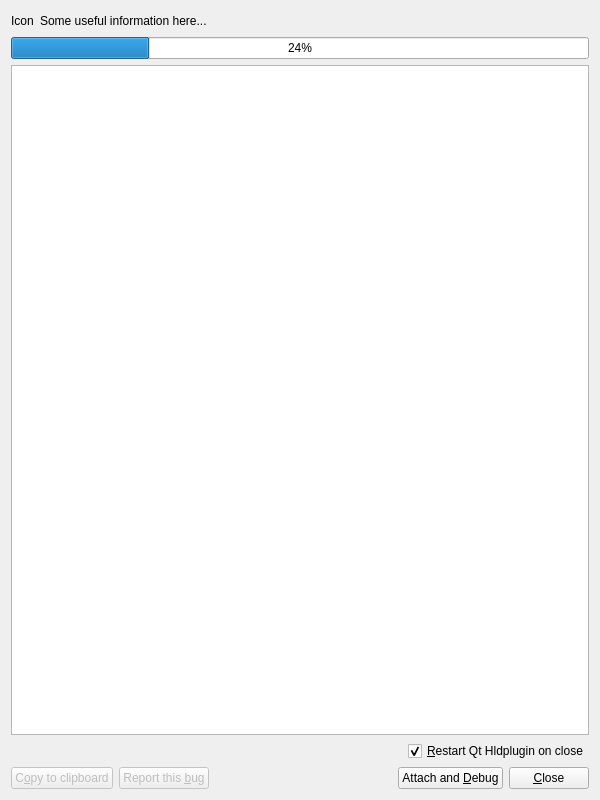
<?xml version="1.0" encoding="UTF-8"?>
<ui version="4.0">
 <class>CrashHandlerDialog</class>
 <widget class="QDialog" name="CrashHandlerDialog">
  <property name="geometry">
   <rect>
    <x>0</x>
    <y>0</y>
    <width>600</width>
    <height>800</height>
   </rect>
  </property>
  <property name="minimumSize">
   <size>
    <width>500</width>
    <height>300</height>
   </size>
  </property>
  <property name="windowTitle">
   <string>Dialog</string>
  </property>
  <layout class="QVBoxLayout" name="verticalLayout">
   <item>
    <layout class="QHBoxLayout" name="horizontalLayout_2">
     <property name="sizeConstraint">
      <enum>QLayout::SetDefaultConstraint</enum>
     </property>
     <item>
      <widget class="QLabel" name="iconLabel">
       <property name="text">
        <string>Icon</string>
       </property>
      </widget>
     </item>
     <item>
      <widget class="QLabel" name="introLabel">
       <property name="text">
        <string>Some useful information here...</string>
       </property>
       <property name="textInteractionFlags">
        <set>Qt::LinksAccessibleByMouse|Qt::TextSelectableByMouse</set>
       </property>
      </widget>
     </item>
     <item>
      <spacer name="horizontalSpacer_2">
       <property name="orientation">
        <enum>Qt::Horizontal</enum>
       </property>
       <property name="sizeHint" stdset="0">
        <size>
         <width>40</width>
         <height>20</height>
        </size>
       </property>
      </spacer>
     </item>
    </layout>
   </item>
   <item>
    <widget class="QProgressBar" name="progressBar">
     <property name="value">
      <number>24</number>
     </property>
    </widget>
   </item>
   <item>
    <widget class="QTextEdit" name="debugInfoEdit"/>
   </item>
   <item alignment="Qt::AlignRight">
    <widget class="QCheckBox" name="restartAppCheckBox">
     <property name="text">
      <string>&amp;Restart Qt Hldplugin on close</string>
     </property>
     <property name="checked">
      <bool>true</bool>
     </property>
    </widget>
   </item>
   <item>
    <layout class="QHBoxLayout" name="horizontalLayout">
     <item>
      <widget class="QPushButton" name="copyToClipBoardButton">
       <property name="enabled">
        <bool>false</bool>
       </property>
       <property name="toolTip">
        <string>Copy the whole contents to clipboard.</string>
       </property>
       <property name="text">
        <string>C&amp;opy to clipboard</string>
       </property>
      </widget>
     </item>
     <item>
      <widget class="QPushButton" name="reportBugButton">
       <property name="enabled">
        <bool>false</bool>
       </property>
       <property name="toolTip">
        <string>Open the bug tracker web site.</string>
       </property>
       <property name="text">
        <string>Report this &amp;bug</string>
       </property>
      </widget>
     </item>
     <item>
      <spacer name="horizontalSpacer">
       <property name="orientation">
        <enum>Qt::Horizontal</enum>
       </property>
       <property name="sizeHint" stdset="0">
        <size>
         <width>40</width>
         <height>20</height>
        </size>
       </property>
      </spacer>
     </item>
     <item>
      <widget class="QPushButton" name="debugAppButton">
       <property name="enabled">
        <bool>true</bool>
       </property>
       <property name="toolTip">
        <string>Debug the application with a new instance of Qt Hldplugin. During debugging the crash handler will be hidden.</string>
       </property>
       <property name="text">
        <string>Attach and &amp;Debug</string>
       </property>
      </widget>
     </item>
     <item>
      <widget class="QPushButton" name="closeButton">
       <property name="toolTip">
        <string>Quit the handler and the crashed application.</string>
       </property>
       <property name="text">
        <string>&amp;Close</string>
       </property>
      </widget>
     </item>
    </layout>
   </item>
  </layout>
 </widget>
 <resources/>
 <connections/>
</ui>
